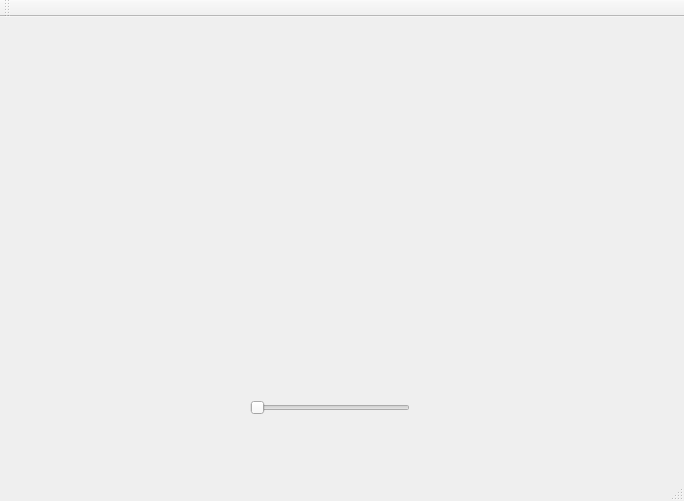
<?xml version="1.0" encoding="UTF-8"?>
<ui version="4.0">
 <class>MainWindow</class>
 <widget class="QMainWindow" name="MainWindow">
  <property name="geometry">
   <rect>
    <x>0</x>
    <y>0</y>
    <width>684</width>
    <height>501</height>
   </rect>
  </property>
  <property name="windowTitle">
   <string>MainWindow</string>
  </property>
  <widget class="QWidget" name="centralWidget">
   <widget class="QSlider" name="Suwak">
    <property name="geometry">
     <rect>
      <x>250</x>
      <y>380</y>
      <width>160</width>
      <height>22</height>
     </rect>
    </property>
    <property name="orientation">
     <enum>Qt::Horizontal</enum>
    </property>
   </widget>
   <widget class="QLabel" name="label_pic">
    <property name="geometry">
     <rect>
      <x>40</x>
      <y>10</y>
      <width>600</width>
      <height>300</height>
     </rect>
    </property>
    <property name="text">
     <string/>
    </property>
   </widget>
  </widget>
  <widget class="QMenuBar" name="menuBar">
   <property name="geometry">
    <rect>
     <x>0</x>
     <y>0</y>
     <width>684</width>
     <height>26</height>
    </rect>
   </property>
  </widget>
  <widget class="QToolBar" name="mainToolBar">
   <attribute name="toolBarArea">
    <enum>TopToolBarArea</enum>
   </attribute>
   <attribute name="toolBarBreak">
    <bool>false</bool>
   </attribute>
  </widget>
  <widget class="QStatusBar" name="statusBar"/>
 </widget>
 <layoutdefault spacing="6" margin="11"/>
 <resources/>
 <connections/>
</ui>
